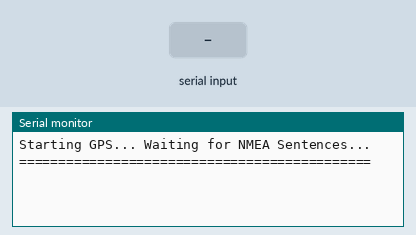
Recording of a sketch running on a simulated Arduino Nano, built with avr-gcc and run on an emulated ATmega328P. Parts: the last lines printed to the serial monitor. The inputs (shaded band) are chosen by the test bench.

Above: at 1.2 s.
1.3 s: "$GPRMC\n" received over the second serial link
At 2.4 s:
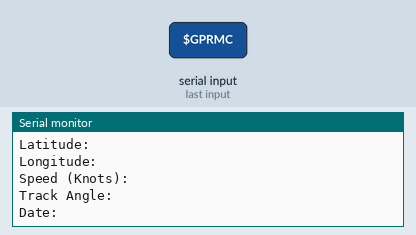
2.8 s: "$GPGLL\n" received over the second serial link
At 3.3 s:
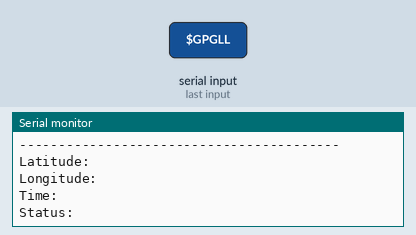
4.3 s: "$GPGSA\n" received over the second serial link
At 4.7 s:
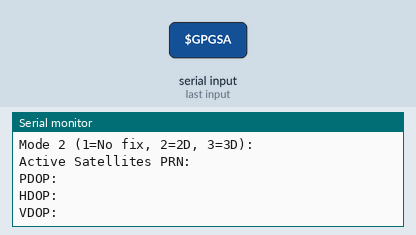
5.8 s: "$GPGSV\n" received over the second serial link
At 6.9 s:
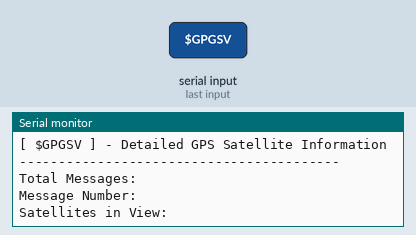
7.3 s: "$GPVTG\n" received over the second serial link
At 8.0 s:
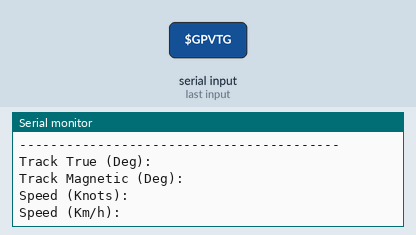

The sketch:

GPS_NEO6M_All.ino
```cpp
/*
 * Project: GPS NEO6M Demo v1.0
 * Hardware: Arduino Nano and NEO6M GPS Module
 * Not categorized with any class, Electrical Engineering, Chulalongkorn University
 * Rewrite code by Dr.Natthakorn Kasamsumran (NKR) February 23, 2026
 * Serial monitor output example :
    [ $GPGLL ] - Geographic Latitude and Longitude
    -----------------------------------------
    Latitude: 13.736230
    Longitude: 100.532184
    Time: 07:PR:MC
    Status: 095237.00

    [ $GPVTG ] - Velocity Made Good
    -----------------------------------------
    Track True (Deg):
    Track Magnetic (Deg):
    Speed (Knots): 0.070
    Speed (Km/h): 0.130

    [ $GPGSV ] - Detailed GPS Satellite Information
    -----------------------------------------
    Total Messages: 4
    Message Number: 4
    Satellites in View: 13
    Sat 1 -> PRN: 24, Elev: 08, Azimuth: 249, SNR: *4A
 */

#include "SoftwareSerial.h"

SoftwareSerial GPSModule(3, 2); // TX, RX

String nmea[20];
bool addOneDay = false;

void setup() {
  Serial.begin(115200);
  GPSModule.begin(9600);
  Serial.println("Starting GPS... Waiting for NMEA Sentences...");
  Serial.println("=============================================");
}

void loop() {
  if (GPSModule.available() > 0) {
    String line = GPSModule.readStringUntil('\n');

    if (line.length() == 0) return;

    for (int i = 0; i < 20; i++) {
      nmea[i] = "";
    }

    int pos = 0;
    int stringplace = 0;
    for (int i = 0; i < line.length(); i++) {
      if (line.substring(i, i + 1) == ",") {
        if (pos < 20) {
          nmea[pos] = line.substring(stringplace, i);
          pos++;
        }
        stringplace = i + 1;
      }
      if (i == line.length() - 1) {
        if (pos < 20) {
          nmea[pos] = line.substring(stringplace, i + 1);
        }
      }
    }

    if (nmea[0] == "$GPRMC") {
      Serial.println("\n[ $GPRMC ] - Essential GPS PVT Data");
      Serial.println("-----------------------------------------");
      Serial.println("Time: " + ConvertTime(nmea[1], true));
      Serial.println("Status (A=Active, V=Void): " + nmea[2]);
      Serial.println("Latitude: " + ConvertLat(nmea[3], nmea[4]));
      Serial.println("Longitude: " + ConvertLng(nmea[5], nmea[6]));
      Serial.println("Speed (Knots): " + nmea[7]);
      Serial.println("Track Angle: " + nmea[8]);
      Serial.println("Date: " + ConvertDate(nmea[9]));
    }
    else if (nmea[0] == "$GPGLL") {
      Serial.println("\n[ $GPGLL ] - Geographic Latitude and Longitude");
      Serial.println("-----------------------------------------");
      Serial.println("Latitude: " + ConvertLat(nmea[1], nmea[2]));
      Serial.println("Longitude: " + ConvertLng(nmea[3], nmea[4]));
      Serial.println("Time: " + ConvertTime(nmea[5], false));
      Serial.println("Status: " + nmea[6]);
    }
    else if (nmea[0] == "$GPGSA") {
      Serial.println("\n[ $GPGSA ] - GPS DOP and Active Satellites");
      Serial.println("-----------------------------------------");
      Serial.println("Mode 1 (M=Manual, A=Auto): " + nmea[1]);
      Serial.println("Mode 2 (1=No fix, 2=2D, 3=3D): " + nmea[2]);

      String sats = "";
      for(int i = 3; i <= 14; i++) {
        if(nmea[i] != "") sats += nmea[i] + " ";
      }
      Serial.println("Active Satellites PRN: " + sats);
      Serial.println("PDOP: " + nmea[15]);
      Serial.println("HDOP: " + nmea[16]);
      Serial.println("VDOP: " + nmea[17].substring(0, nmea[17].indexOf('*')));
    }
    else if (nmea[0] == "$GPGSV") {
      Serial.println("\n[ $GPGSV ] - Detailed GPS Satellite Information");
      Serial.println("-----------------------------------------");
      Serial.println("Total Messages: " + nmea[1]);
      Serial.println("Message Number: " + nmea[2]);
      Serial.println("Satellites in View: " + nmea[3]);

      // PRN, Elevation, Azimuth, SNR
      int satCount = 1;
      for (int i = 4; i < pos - 1; i += 4) {
         if (nmea[i] != "") {
           Serial.println(" Sat " + String(satCount) + " -> PRN: " + nmea[i] + ", Elev: " + nmea[i+1] + ", Azimuth: " + nmea[i+2] + ", SNR: " + nmea[i+3]);
           satCount++;
         }
      }
    }

    else if (nmea[0] == "$GPVTG") {
      Serial.println("\n[ $GPVTG ] - Velocity Made Good");
      Serial.println("-----------------------------------------");
      Serial.println("Track True (Deg): " + nmea[1]);
      Serial.println("Track Magnetic (Deg): " + nmea[3]);
      Serial.println("Speed (Knots): " + nmea[5]);
      Serial.println("Speed (Km/h): " + nmea[7]);
    }
  }
}


String ConvertTime(String rawTime, bool updateDateTrigger) {
  if (rawTime.length() < 6) return rawTime;
  if (updateDateTrigger) addOneDay = false;

  int h = rawTime.substring(0, 2).toInt();
  String m = rawTime.substring(2, 4);
  String s = rawTime.substring(4, 6);

  h = h + 7;
  if (h >= 24) {
    h = h - 24;
    if (updateDateTrigger) addOneDay = true;
  }

  String hStr = String(h);
  if (h < 10) hStr = "0" + hStr;

  return hStr + ":" + m + ":" + s;
}

String ConvertDate(String rawDate) {
  if (rawDate.length() < 6) return rawDate;

  int dd = rawDate.substring(0, 2).toInt();
  int mm = rawDate.substring(2, 4).toInt();
  int yy = rawDate.substring(4, 6).toInt();
  int yearFull = 2000 + yy;

  if (addOneDay) {
    dd++;
    int daysInMonth = 31;
    if (mm == 4 || mm == 6 || mm == 9 || mm == 11) daysInMonth = 30;
    else if (mm == 2) {
      bool isLeap = ((yearFull % 4 == 0 && yearFull % 100 != 0) || (yearFull % 400 == 0));
      daysInMonth = isLeap ? 29 : 28;
    }

    if (dd > daysInMonth) {
      dd = 1;
      mm++;
      if (mm > 12) {
        mm = 1;
        yearFull++;
      }
    }
  }

  String ddStr = String(dd);
  if (dd < 10) ddStr = "0" + ddStr;
  String mmStr = String(mm);
  if (mm < 10) mmStr = "0" + mmStr;

  return ddStr + "/" + mmStr + "/" + String(yearFull);
}

String ConvertLat(String rawLat, String dir) {
  if (rawLat == "") return "";
  String posneg = (dir == "S") ? "-" : "";

  int dotIndex = rawLat.indexOf('.');
  if (dotIndex == -1) return rawLat;

  String latfirst = rawLat.substring(0, dotIndex - 2);
  float latsecond = rawLat.substring(dotIndex - 2).toFloat() / 60.0;

  char charVal[9];
  dtostrf(latsecond, 4, 6, charVal);
  String CalcLat = String(charVal);
  CalcLat.trim();

  return posneg + latfirst + CalcLat.substring(1);
}


String ConvertLng(String rawLng, String dir) {
  if (rawLng == "") return "";

  String posneg = (dir == "W") ? "-" : "";

  int dotIndex = rawLng.indexOf('.');
  if (dotIndex == -1) return rawLng;

  String lngfirst = rawLng.substring(0, dotIndex - 2);
  float lngsecond = rawLng.substring(dotIndex - 2).toFloat() / 60.0;

  char charVal[9];
  dtostrf(lngsecond, 4, 6, charVal);
  String CalcLng = String(charVal);
  CalcLng.trim();

  return posneg + lngfirst + CalcLng.substring(1);
}
```

Measured:
- after the input at 1.3 s, the serial monitor: prints a new line at once (image 1)
- after the input at 2.8 s, the serial monitor: prints a new line at once (image 2)
- after the input at 4.3 s, the serial monitor: prints a new line at once (image 3)
- after the input at 5.8 s, the serial monitor: prints a new line at once (image 4)
- after the input at 7.3 s, the serial monitor: prints a new line at once (image 5)
